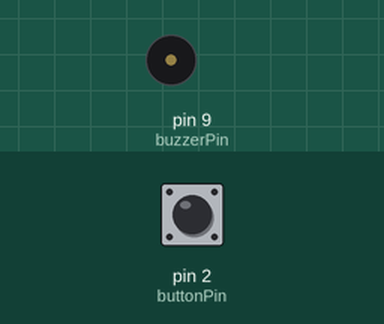
Simulated run of this sketch. Board: Arduino Uno, built with avr-gcc and run on an emulated ATmega328P. On the bench: buzzer (waves = sounding, pin HIGH). Inputs (shaded band) come from the test bench; at power-on: pin 2 (buttonPin) LOW.

Above: at 1.2 s.
1.3 s: pin 2 (buttonPin) pulled HIGH for 0.15 s
At 1.37 s:
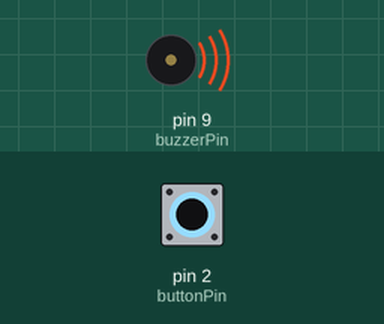
2.9 s: pin 2 (buttonPin) pulled HIGH for 3.2 s
At 7.0 s:
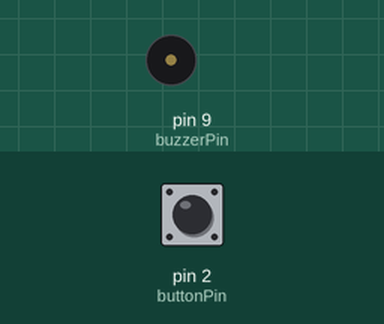
Timing chart, 0 to 8.5 s (numbered marks = the images above; inputs shaded):
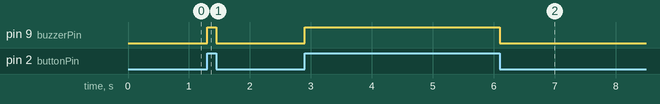

The sketch:

basic_button.ino
```cpp
const int buttonPin = 2;    // the number of the pushbutton pin
const int buzzerPin = 9;    // the number of the buzzer pin

int buttonState = 0;        // variable for reading the pushbutton status

void setup() {
  // Initialize the pushbutton pin as an input:
  pinMode(buttonPin, INPUT);
  // Initialize the buzzer pin as an output:
  pinMode(buzzerPin, OUTPUT);
}

void loop() {
  // Read the state of the pushbutton value:
  buttonState = digitalRead(buttonPin);

  // Check if the pushbutton is pressed.
  // If it is, the buttonState is HIGH:
  if (buttonState == HIGH) {
    // Turn the buzzer on:
    digitalWrite(buzzerPin, HIGH);
  } else {
    // Turn the buzzer off:
    digitalWrite(buzzerPin, LOW);
  }
}


// Sketch uses 892 bytes (2%) of program storage space. Maximum is 32256 bytes.
// Global variables use 9 bytes (0%) of dynamic memory, leaving 2039 bytes for local variables. Maximum is 2048 bytes.
```

Measured:
- after the input at 1.3 s, pin 9 (buzzerPin): LOW → HIGH at once, → LOW 0.15 s later
- after the input at 2.9 s, pin 9 (buzzerPin): LOW → HIGH at once, → LOW 3.2 s later
